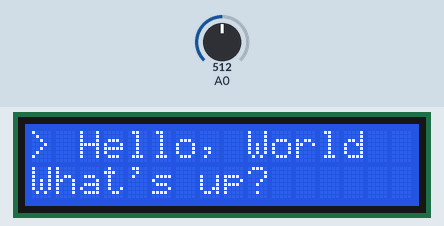
Recording of a sketch running on a simulated Arduino Uno, built with avr-gcc and run on an emulated ATmega328P. On the bench: 16×2 character LCD. The inputs (shaded band) are chosen by the test bench; at power-on: A0 = 512. What the sketch prints to the serial monitor is not drawn.

Above: at 1.2 s.
1.3 s: A0 set to 288
2.8 s: A0 set to 262
At 3.0 s:
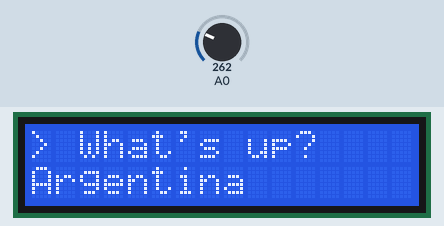
At 3.62 s:
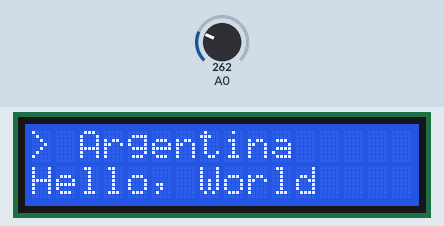
5.0 s: A0 set to 306
6.5 s: A0 set to 122
At 6.84 s:
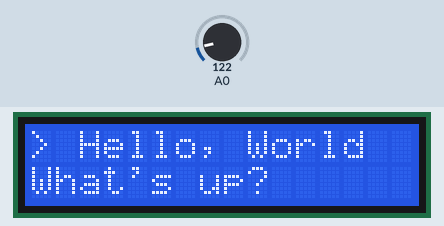
Timing chart, 0 to 9.5 s (numbered marks = the images above; inputs shaded):
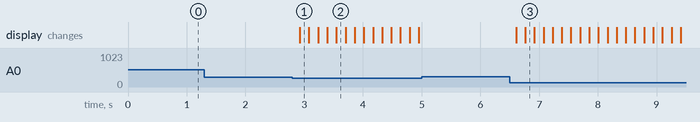

Measured:
- the behaviour switches between 273 and 272 on A0 (found by bisection; images 0 and 1)
- after the input at 1.3 s, every drawn part: stays the same
- after the input at 2.8 s, the display: changes after 0.13 s (image 1)
- after the input at 5.0 s, every drawn part: stays the same
- after the input at 6.5 s, the display: first changes after 0.11 s (image 3 shows a later state)

The sketch:

LCDMenuScroller.ino
```cpp
#include <LiquidCrystal.h>
#define SELECT 9
//LEFT = 5
#define UP 1
#define DOWN 3
//RIGHT = 0

#define SIZE 3

int topLine = 0;
String array[] = {
  "Hello, World", "What's up?", "Argentina"};
LiquidCrystal lcd(8, 9, 4, 5, 6, 7);
int readkey, previous;
void setup() {
  Serial.begin(9600);
  //  pinMode(10,OUTPUT);
  //  analogWrite(10,50);
  lcd.begin(16, 2);
  lcd.print("> " + array[topLine]);
  lcd.setCursor(0,1);
  lcd.print(array[topLine + 1]);
  Serial.println(topLine);
  previous = map(analogRead(0),0,1023,0,15);
}
void loop() {
  readkey=readKeyPad();
  if (readkey == DOWN){
    topLine++;
    lcdPrint(topLine);
  }
  else if (readkey == UP){
    topLine--;
    lcdPrint(topLine);
  }
  else if (readkey == SELECT){
    if (topLine % SIZE < 0){
      Serial.println(array[SIZE + ((topLine) % SIZE)]);
    }
    else{
      Serial.println(array[topLine % SIZE]);
    }
  }

  delay(150);
}

void lcdPrint(int top){
  lcd.clear();
  lcd.setCursor(0,0);
  if(topLine % 3 < 0){
    lcd.print("> " + array[SIZE + ((top) % SIZE)]);
    //Serial.println(3 + ((topLine) % 3));
    lcd.setCursor(0,1);
    if ((SIZE + (top) % SIZE) == 2){
      lcd.print(array[(top + 1) % SIZE]);
    }
    else{
      lcd.print(array[SIZE + ((top + 1) % SIZE)]);
    }
  }
  else{
    lcd.print("> " + array[top % SIZE]);
    lcd.setCursor(0,1);
    if (topLine >= 0){
      lcd.print(array[(top + 1) % SIZE]);
    }
    else{
      lcd.print(array[SIZE + ((top + 1) % SIZE)]);
    }
  }
}

int readKeyPad(){
  return map(analogRead(0),0,1023,0,15);
}
```
